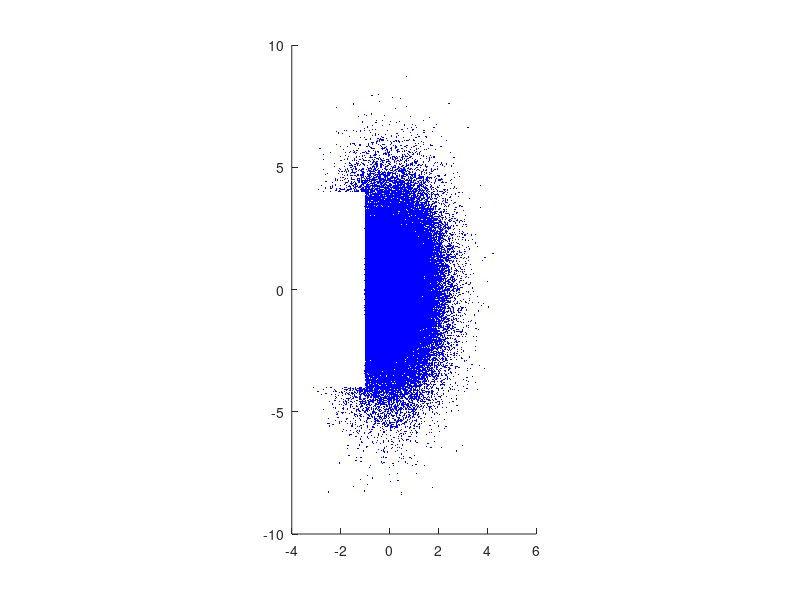

This figure's MATLAB source: (Note: this script raises an error after producing the figure.)
%### DATA ###
%# some random data
X = randn(100000,1)*1;
Y = randn(100000,1)*2;

%# HACK: remove some point to make data look like a kidney
idx = (X<-1 & -4<Y & Y<4 ); X(idx) = []; Y(idx) = [];
%# or use the brush tool
%#brush on

%### imfreehand ###
figure
line('XData',X, 'YData',Y, 'LineStyle','none', ...
    'Color','b', 'Marker','.', 'MarkerSize',1);
daspect([1 1 1])
hROI = imfreehand('Closed',true);
pos = getPosition(hROI);        %# pos = wait(hROI);
delete(hROI)

%# total area
ar1 = polyarea(pos(:,1), pos(:,2));

%# plot
hold on, plot(pos(:,1), pos(:,2), 'Color','m', 'LineWidth',2)
title('Freehand')
% %---------------------------------------------------
% %### 2D histogram ###
% %# center of bins
% numBins = [20 30];
% xbins = linspace(min(X), max(X), numBins(1));
% ybins = linspace(min(Y), max(Y), numBins(2));
% 
% %# map X/Y values to bin-indices
% Xi = round( interp1(xbins, 1:numBins(1), X, 'linear', 'extrap') );
% Yi = round( interp1(ybins, 1:numBins(2), Y, 'linear', 'extrap') );
% 
% %# limit indices to the range [1,numBins]
% Xi = max( min(Xi,numBins(1)), 1);
% Yi = max( min(Yi,numBins(2)), 1);
% 
% %# count number of elements in each bin
% H = accumarray([Yi(:), Xi(:)], 1, [numBins(2) numBins(1)]);
% 
% %# total area
% THRESH = 0;
% sqNum = sum(H(:)>THRESH);
% sqArea = (xbins(2)-xbins(1)) * (ybins(2)-ybins(1));
% ar2 = sqNum*sqArea;
% 
% %# plot 2D histogram/thresholded_histogram
% figure, imagesc(xbins, ybins, H)
% axis on, axis image, colormap hot; colorbar; %#caxis([0 500])
% title( sprintf('2D Histogram, bins=[%d %d]',numBins) )
% figure, imagesc(xbins, ybins, H>THRESH)
% axis on, axis image, colormap gray
% title( sprintf('H > %d',THRESH) )
% % 
% % %### convex hull ###
% dt = DelaunayTri(X,Y);
% k = convexHull(dt);
% 
% %# total area
% ar3 = polyarea(dt.X(k,1), dt.X(k,2));
% 
% %# plot
% figure, plot(X, Y, 'b.', 'MarkerSize',1), daspect([1 1 1])
% hold on, fill(dt.X(k,1),dt.X(k,2), 'r', 'facealpha',0.2); hold off
% title('Convex Hull')
% 
% %### plot ###
% figure, hold on
% 
% %# plot histogram
% imagesc(xbins, ybins, H>=1)
% axis on, axis image, colormap gray
% 
% %# plot grid lines
% xoff = diff(xbins(1:2))/2; yoff = diff(ybins(1:2))/2;
% xv1 = repmat(xbins+xoff,[2 1]); xv1(end+1,:) = NaN;
% yv1 = repmat([ybins(1)-yoff;ybins(end)+yoff;NaN],[1 size(xv1,2)]);
% yv2 = repmat(ybins+yoff,[2 1]); yv2(end+1,:) = NaN;
% xv2 = repmat([xbins(1)-xoff;xbins(end)+xoff;NaN],[1 size(yv2,2)]);
% xgrid = [xv1(:);NaN;xv2(:)]; ygrid = [yv1(:);NaN;yv2(:)];
% line(xgrid, ygrid, 'Color',[0.8 0.8 0.8], 'HandleVisibility','off')
% 
% %# plot points
% h(1) = line('XData',X, 'YData',Y, 'LineStyle','none', ...
%     'Color','b', 'Marker','.', 'MarkerSize',1);
% 
% %# plot convex hull
% h(2) = patch('XData',dt.X(k,1), 'YData',dt.X(k,2), ...
%     'LineWidth',2, 'LineStyle','-', ...
%     'EdgeColor','r', 'FaceColor','r', 'FaceAlpha',0.5);
% 
%# plot freehand polygon
h(1) = plot(pos(:,1), pos(:,2), 'g-', 'LineWidth',2);

%# compare results
title(sprintf('area_{freehand} = %g, area_{grid} = %g, area_{convex} = %g', ...
    ar1,ar1,ar1))
legend(h, {'Points' 'Convex Jull','FreeHand'})
hold off